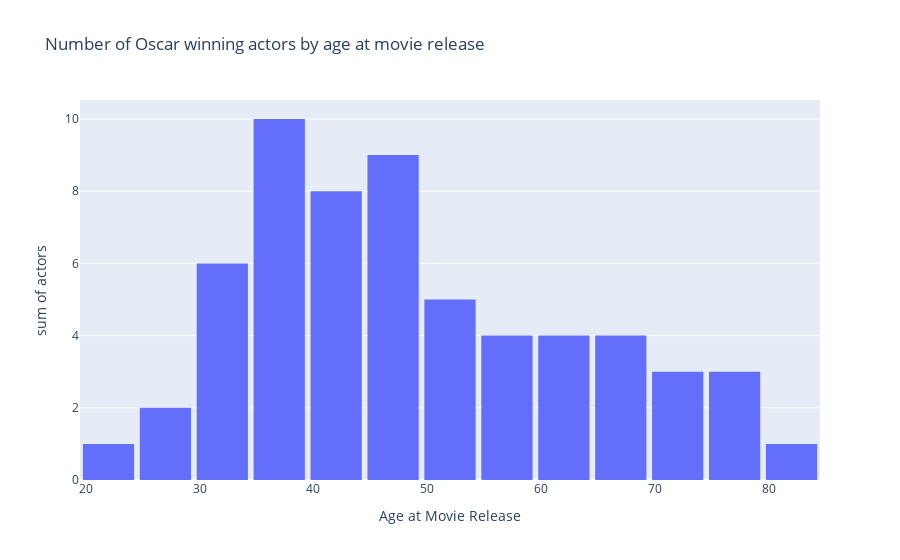

Here is the notebook cell this chart was saved with:
### Code cell
import plotly.express as px
fig = px.histogram(oscar_supp_actors_info, 
                   x=oscar_supp_actors_info["Actor age at movie release"].value_counts().index,
                   y=oscar_supp_actors_info["Actor age at movie release"].value_counts().values, 
                   title="Number of Oscar winning actors by age at movie release",
                   labels={'x': 'Age at Movie Release', 'y': 'actors'},
                   nbins=17)
fig.update_layout( bargap=0.1)
fig.show()

### Figure 1 — Plotly figure (JSON) as saved in the notebook; plotly's stock layout.template omitted (floating-point values rounded to 4 significant figures)
{"data": [{"alignmentgroup": "True", "bingroup": "x", "histfunc": "sum", "hovertemplate": "Age at Movie Release=%{x}<br>sum of actors=%{y}<extra></extra>", "legendgroup": "", "marker": {"color": "#636efa", "pattern": {"shape": ""}}, "name": "", "nbinsx": 17, "offsetgroup": "", "orientation": "v", "showlegend": false, "type": "histogram", "x": [46, 56, 43, 61, 39, 38, 52, 47, 66, 71, 30, 31, 45, 77, 44, 36, 51, 29, 69, 72, 67, 40, 33, 62, 20, 35, 55, 53, 42, 78, 27, 49, 37, 41, 34, 80], "xaxis": "x", "y": [4, 3, 3, 3, 3, 3, 3, 2, 2, 2, 2, 2, 2, 2, 2, 2, 1, 1, 1, 1, 1, 1, 1, 1, 1, 1, 1, 1, 1, 1, 1, 1, 1, 1, 1, 1], "yaxis": "y"}], "layout": {"bargap": 0.1, "barmode": "relative", "legend": {"tracegroupgap": 0}, "title": {"text": "Number of Oscar winning actors by age at movie release"}, "xaxis": {"anchor": "y", "domain": [0, 1], "title": {"text": "Age at Movie Release"}}, "yaxis": {"anchor": "x", "domain": [0, 1], "title": {"text": "sum of actors"}}}}
